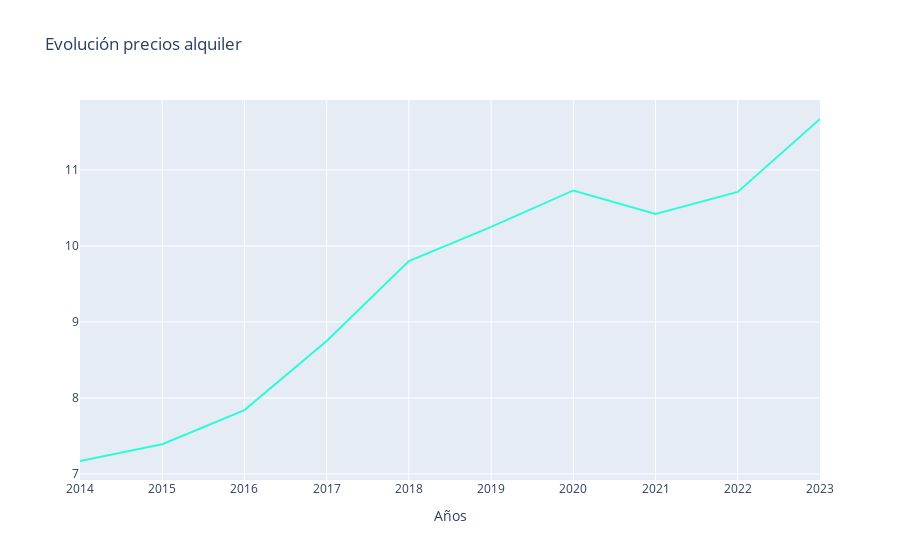

Notebook code cell kept with this figure:
### Code cell
trace1 = go.Scatter(
                    x = precios_alquiler.index,
                    y = precios_alquiler['Precio m2'],
                    name = 'Precio €/m2',
                    mode= 'lines',
                    marker = dict(color = 'rgba(0, 255, 200, 0.8)'),
                    text = 'Evolución precios alquiler')

data = [trace1]

layout = dict(title = 'Evolución precios alquiler',
             xaxis= dict(title= 'Años',ticklen= 5)
           )

fig = go.Figure(data = data, layout=layout)

iplot(fig)

### Figure 1 — Plotly figure (JSON) as saved in the notebook; plotly's stock layout.template omitted (floating-point values rounded to 4 significant figures)
{"data": [{"marker": {"color": "rgba(0, 255, 200, 0.8)"}, "mode": "lines", "name": "Precio €/m2", "text": "Evolución precios alquiler", "type": "scatter", "x": [2014, 2015, 2016, 2017, 2018, 2019, 2020, 2021, 2022, 2023], "y": [7.17, 7.39, 7.84, 8.75, 9.8, 10.25, 10.73, 10.42, 10.71, 11.67]}], "layout": {"title": {"text": "Evolución precios alquiler"}, "xaxis": {"ticklen": 5, "title": {"text": "Años"}}}}
